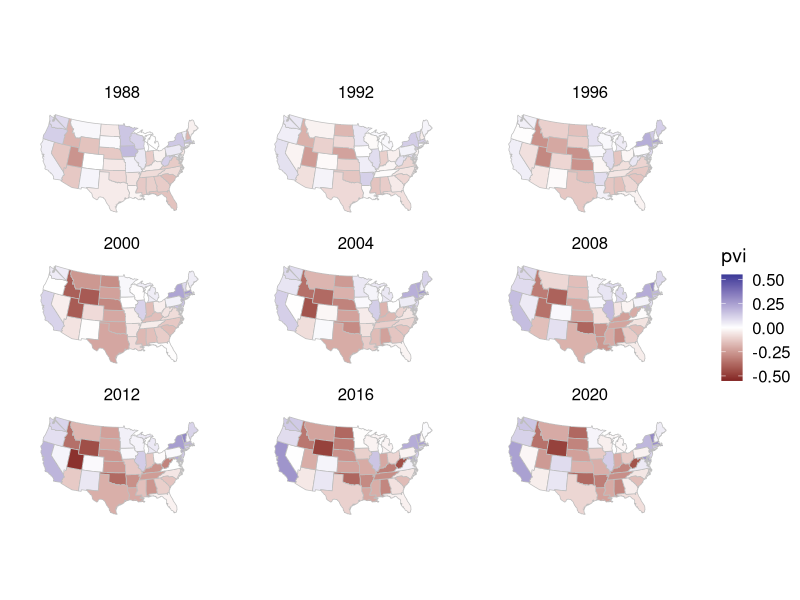

The R script that drew this image:
library(tidyverse)
library(readxl)
library(maps)
library(Hmisc)
library(cowplot)

df <- read_excel('pvi_trend.xlsx') %>%
  group_by(state) %>%
  mutate(swing = pvi - lag(pvi)) %>%
  group_by(year) %>%
  mutate(rel_swing = scale(swing)[,1])

us_map <- map_data('state')

data <- left_join(us_map,mutate(df,region=tolower(state)))

data %>%
  filter(year>=1988) %>%
  ggplot(aes(x=long,y=lat,fill=pvi,group=state)) +
  geom_polygon(color='grey',size=0.25) +
  coord_map('albers',39,45) +
  theme_map() +
  scale_fill_gradient2(limits=c(-.55,0.55)) +
  facet_wrap(~year)
